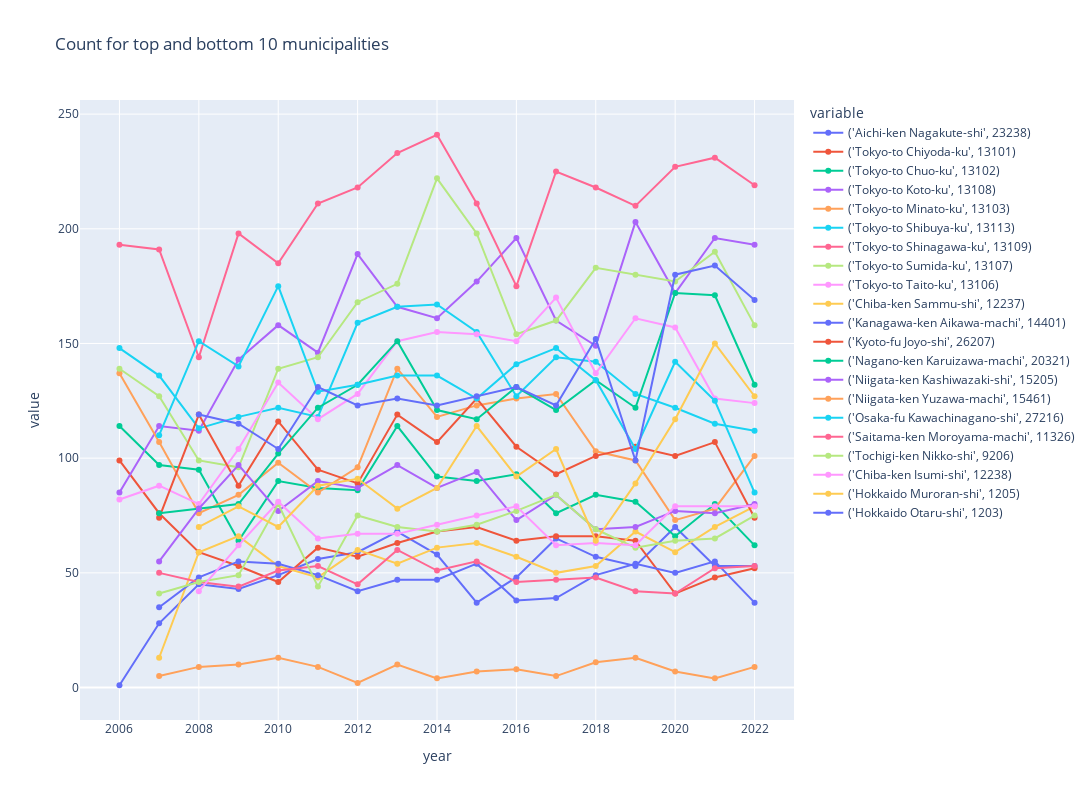

Notebook source saved alongside this figure:
### Code cell
plot_time_series(
    plot_df,
    "count",
    group_by_columns,
    granularity_columns,
    f"Count for top and bottom {return_n} municipalities",
    # visible="legendonly",
)

### Figure 1 — Plotly figure (JSON) as saved in the notebook; plotly's stock layout.template omitted (floating-point values rounded to 4 significant figures)
{"data": [{"hovertemplate": "variable=('Aichi-ken Nagakute-shi', 23238)<br>year=%{x}<br>value=%{y}<extra></extra>", "legendgroup": "('Aichi-ken Nagakute-shi', 23238)", "line": {"color": "#636efa", "dash": "solid"}, "marker": {"symbol": "circle"}, "mode": "lines+markers", "name": "('Aichi-ken Nagakute-shi', 23238)", "orientation": "v", "showlegend": true, "type": "scatter", "x": [2006, 2007, 2008, 2009, 2010, 2011, 2012, 2013, 2014, 2015, 2016, 2017, 2018, 2019, 2020, 2021, 2022], "xaxis": "x", "y": [1, 28, 45, 43, 49, 56, 59, 68, 58, 37, 48, 65, 57, 53, 70, 53, 53], "yaxis": "y"}, {"hovertemplate": "variable=('Tokyo-to Chiyoda-ku', 13101)<br>year=%{x}<br>value=%{y}<extra></extra>", "legendgroup": "('Tokyo-to Chiyoda-ku', 13101)", "line": {"color": "#EF553B", "dash": "solid"}, "marker": {"symbol": "circle"}, "mode": "lines+markers", "name": "('Tokyo-to Chiyoda-ku', 13101)", "orientation": "v", "showlegend": true, "type": "scatter", "x": [2006, 2007, 2008, 2009, 2010, 2011, 2012, 2013, 2014, 2015, 2016, 2017, 2018, 2019, 2020, 2021, 2022], "xaxis": "x", "y": [99, 76, 59, 53, 46, 61, 57, 63, 68, 70, 64, 66, 66, 64, 41, 48, 52], "yaxis": "y"}, {"hovertemplate": "variable=('Tokyo-to Chuo-ku', 13102)<br>year=%{x}<br>value=%{y}<extra></extra>", "legendgroup": "('Tokyo-to Chuo-ku', 13102)", "line": {"color": "#00cc96", "dash": "solid"}, "marker": {"symbol": "circle"}, "mode": "lines+markers", "name": "('Tokyo-to Chuo-ku', 13102)", "orientation": "v", "showlegend": true, "type": "scatter", "x": [2006, 2007, 2008, 2009, 2010, 2011, 2012, 2013, 2014, 2015, 2016, 2017, 2018, 2019, 2020, 2021, 2022], "xaxis": "x", "y": [114, 97, 95, 64, 90, 87, 86, 114, 92, 90, 93, 76, 84, 81, 66, 80, 62], "yaxis": "y"}, {"hovertemplate": "variable=('Tokyo-to Koto-ku', 13108)<br>year=%{x}<br>value=%{y}<extra></extra>", "legendgroup": "('Tokyo-to Koto-ku', 13108)", "line": {"color": "#ab63fa", "dash": "solid"}, "marker": {"symbol": "circle"}, "mode": "lines+markers", "name": "('Tokyo-to Koto-ku', 13108)", "orientation": "v", "showlegend": true, "type": "scatter", "x": [2006, 2007, 2008, 2009, 2010, 2011, 2012, 2013, 2014, 2015, 2016, 2017, 2018, 2019, 2020, 2021, 2022], "xaxis": "x", "y": [85, 114, 112, 143, 158, 146, 189, 166, 161, 177, 196, 160, 149, 203, 172, 196, 193], "yaxis": "y"}, {"hovertemplate": "variable=('Tokyo-to Minato-ku', 13103)<br>year=%{x}<br>value=%{y}<extra></extra>", "legendgroup": "('Tokyo-to Minato-ku', 13103)", "line": {"color": "#FFA15A", "dash": "solid"}, "marker": {"symbol": "circle"}, "mode": "lines+markers", "name": "('Tokyo-to Minato-ku', 13103)", "orientation": "v", "showlegend": true, "type": "scatter", "x": [2006, 2007, 2008, 2009, 2010, 2011, 2012, 2013, 2014, 2015, 2016, 2017, 2018, 2019, 2020, 2021, 2022], "xaxis": "x", "y": [137, 107, 76, 84, 98, 85, 96, 139, 118, 123, 126, 128, 103, 99, 73, 78, 101], "yaxis": "y"}, {"hovertemplate": "variable=('Tokyo-to Shibuya-ku', 13113)<br>year=%{x}<br>value=%{y}<extra></extra>", "legendgroup": "('Tokyo-to Shibuya-ku', 13113)", "line": {"color": "#19d3f3", "dash": "solid"}, "marker": {"symbol": "circle"}, "mode": "lines+markers", "name": "('Tokyo-to Shibuya-ku', 13113)", "orientation": "v", "showlegend": true, "type": "scatter", "x": [2006, 2007, 2008, 2009, 2010, 2011, 2012, 2013, 2014, 2015, 2016, 2017, 2018, 2019, 2020, 2021, 2022], "xaxis": "x", "y": [148, 136, 113, 118, 122, 118, 159, 166, 167, 155, 127, 144, 142, 128, 122, 115, 112], "yaxis": "y"}, {"hovertemplate": "variable=('Tokyo-to Shinagawa-ku', 13109)<br>year=%{x}<br>value=%{y}<extra></extra>", "legendgroup": "('Tokyo-to Shinagawa-ku', 13109)", "line": {"color": "#FF6692", "dash": "solid"}, "marker": {"symbol": "circle"}, "mode": "lines+markers", "name": "('Tokyo-to Shinagawa-ku', 13109)", "orientation": "v", "showlegend": true, "type": "scatter", "x": [2006, 2007, 2008, 2009, 2010, 2011, 2012, 2013, 2014, 2015, 2016, 2017, 2018, 2019, 2020, 2021, 2022], "xaxis": "x", "y": [193, 191, 144, 198, 185, 211, 218, 233, 241, 211, 175, 225, 218, 210, 227, 231, 219], "yaxis": "y"}, {"hovertemplate": "variable=('Tokyo-to Sumida-ku', 13107)<br>year=%{x}<br>value=%{y}<extra></extra>", "legendgroup": "('Tokyo-to Sumida-ku', 13107)", "line": {"color": "#B6E880", "dash": "solid"}, "marker": {"symbol": "circle"}, "mode": "lines+markers", "name": "('Tokyo-to Sumida-ku', 13107)", "orientation": "v", "showlegend": true, "type": "scatter", "x": [2006, 2007, 2008, 2009, 2010, 2011, 2012, 2013, 2014, 2015, 2016, 2017, 2018, 2019, 2020, 2021, 2022], "xaxis": "x", "y": [139, 127, 99, 96, 139, 144, 168, 176, 222, 198, 154, 160, 183, 180, 177, 190, 158], "yaxis": "y"}, {"hovertemplate": "variable=('Tokyo-to Taito-ku', 13106)<br>year=%{x}<br>value=%{y}<extra></extra>", "legendgroup": "('Tokyo-to Taito-ku', 13106)", "line": {"color": "#FF97FF", "dash": "solid"}, "marker": {"symbol": "circle"}, "mode": "lines+markers", "name": "('Tokyo-to Taito-ku', 13106)", "orientation": "v", "showlegend": true, "type": "scatter", "x": [2006, 2007, 2008, 2009, 2010, 2011, 2012, 2013, 2014, 2015, 2016, 2017, 2018, 2019, 2020, 2021, 2022], "xaxis": "x", "y": [82, 88, 80, 104, 133, 117, 128, 151, 155, 154, 151, 170, 137, 161, 157, 126, 124], "yaxis": "y"}, {"hovertemplate": "variable=('Chiba-ken Sammu-shi', 12237)<br>year=%{x}<br>value=%{y}<extra></extra>", "legendgroup": "('Chiba-ken Sammu-shi', 12237)", "line": {"color": "#FECB52", "dash": "solid"}, "marker": {"symbol": "circle"}, "mode": "lines+markers", "name": "('Chiba-ken Sammu-shi', 12237)", "orientation": "v", "showlegend": true, "type": "scatter", "x": [2006, 2007, 2008, 2009, 2010, 2011, 2012, 2013, 2014, 2015, 2016, 2017, 2018, 2019, 2020, 2021, 2022], "xaxis": "x", "y": [null, 13, 59, 66, 53, 48, 60, 54, 61, 63, 57, 50, 53, 68, 59, 70, 79], "yaxis": "y"}, {"hovertemplate": "variable=('Kanagawa-ken Aikawa-machi', 14401)<br>year=%{x}<br>value=%{y}<extra></extra>", "legendgroup": "('Kanagawa-ken Aikawa-machi', 14401)", "line": {"color": "#636efa", "dash": "solid"}, "marker": {"symbol": "circle"}, "mode": "lines+markers", "name": "('Kanagawa-ken Aikawa-machi', 14401)", "orientation": "v", "showlegend": true, "type": "scatter", "x": [2006, 2007, 2008, 2009, 2010, 2011, 2012, 2013, 2014, 2015, 2016, 2017, 2018, 2019, 2020, 2021, 2022], "xaxis": "x", "y": [null, 35, 48, 55, 54, 49, 42, 47, 47, 54, 38, 39, 49, 54, 50, 55, 37], "yaxis": "y"}, {"hovertemplate": "variable=('Kyoto-fu Joyo-shi', 26207)<br>year=%{x}<br>value=%{y}<extra></extra>", "legendgroup": "('Kyoto-fu Joyo-shi', 26207)", "line": {"color": "#EF553B", "dash": "solid"}, "marker": {"symbol": "circle"}, "mode": "lines+markers", "name": "('Kyoto-fu Joyo-shi', 26207)", "orientation": "v", "showlegend": true, "type": "scatter", "x": [2006, 2007, 2008, 2009, 2010, 2011, 2012, 2013, 2014, 2015, 2016, 2017, 2018, 2019, 2020, 2021, 2022], "xaxis": "x", "y": [null, 74, 119, 88, 116, 95, 89, 119, 107, 126, 105, 93, 101, 105, 101, 107, 74], "yaxis": "y"}, {"hovertemplate": "variable=('Nagano-ken Karuizawa-machi', 20321)<br>year=%{x}<br>value=%{y}<extra></extra>", "legendgroup": "('Nagano-ken Karuizawa-machi', 20321)", "line": {"color": "#00cc96", "dash": "solid"}, "marker": {"symbol": "circle"}, "mode": "lines+markers", "name": "('Nagano-ken Karuizawa-machi', 20321)", "orientation": "v", "showlegend": true, "type": "scatter", "x": [2006, 2007, 2008, 2009, 2010, 2011, 2012, 2013, 2014, 2015, 2016, 2017, 2018, 2019, 2020, 2021, 2022], "xaxis": "x", "y": [null, 76, 78, 80, 102, 122, 132, 151, 121, 117, 131, 121, 134, 122, 172, 171, 132], "yaxis": "y"}, {"hovertemplate": "variable=('Niigata-ken Kashiwazaki-shi', 15205)<br>year=%{x}<br>value=%{y}<extra></extra>", "legendgroup": "('Niigata-ken Kashiwazaki-shi', 15205)", "line": {"color": "#ab63fa", "dash": "solid"}, "marker": {"symbol": "circle"}, "mode": "lines+markers", "name": "('Niigata-ken Kashiwazaki-shi', 15205)", "orientation": "v", "showlegend": true, "type": "scatter", "x": [2006, 2007, 2008, 2009, 2010, 2011, 2012, 2013, 2014, 2015, 2016, 2017, 2018, 2019, 2020, 2021, 2022], "xaxis": "x", "y": [null, 55, 78, 97, 77, 90, 87, 97, 87, 94, 73, 84, 69, 70, 77, 76, 80], "yaxis": "y"}, {"hovertemplate": "variable=('Niigata-ken Yuzawa-machi', 15461)<br>year=%{x}<br>value=%{y}<extra></extra>", "legendgroup": "('Niigata-ken Yuzawa-machi', 15461)", "line": {"color": "#FFA15A", "dash": "solid"}, "marker": {"symbol": "circle"}, "mode": "lines+markers", "name": "('Niigata-ken Yuzawa-machi', 15461)", "orientation": "v", "showlegend": true, "type": "scatter", "x": [2006, 2007, 2008, 2009, 2010, 2011, 2012, 2013, 2014, 2015, 2016, 2017, 2018, 2019, 2020, 2021, 2022], "xaxis": "x", "y": [null, 5, 9, 10, 13, 9, 2, 10, 4, 7, 8, 5, 11, 13, 7, 4, 9], "yaxis": "y"}, {"hovertemplate": "variable=('Osaka-fu Kawachinagano-shi', 27216)<br>year=%{x}<br>value=%{y}<extra></extra>", "legendgroup": "('Osaka-fu Kawachinagano-shi', 27216)", "line": {"color": "#19d3f3", "dash": "solid"}, "marker": {"symbol": "circle"}, "mode": "lines+markers", "name": "('Osaka-fu Kawachinagano-shi', 27216)", "orientation": "v", "showlegend": true, "type": "scatter", "x": [2006, 2007, 2008, 2009, 2010, 2011, 2012, 2013, 2014, 2015, 2016, 2017, 2018, 2019, 2020, 2021, 2022], "xaxis": "x", "y": [null, 110, 151, 140, 175, 129, 132, 136, 136, 126, 141, 148, 134, 104, 142, 125, 85], "yaxis": "y"}, {"hovertemplate": "variable=('Saitama-ken Moroyama-machi', 11326)<br>year=%{x}<br>value=%{y}<extra></extra>", "legendgroup": "('Saitama-ken Moroyama-machi', 11326)", "line": {"color": "#FF6692", "dash": "solid"}, "marker": {"symbol": "circle"}, "mode": "lines+markers", "name": "('Saitama-ken Moroyama-machi', 11326)", "orientation": "v", "showlegend": true, "type": "scatter", "x": [2006, 2007, 2008, 2009, 2010, 2011, 2012, 2013, 2014, 2015, 2016, 2017, 2018, 2019, 2020, 2021, 2022], "xaxis": "x", "y": [null, 50, 46, 44, 51, 53, 45, 60, 51, 55, 46, 47, 48, 42, 41, 52, 53], "yaxis": "y"}, {"hovertemplate": "variable=('Tochigi-ken Nikko-shi', 9206)<br>year=%{x}<br>value=%{y}<extra></extra>", "legendgroup": "('Tochigi-ken Nikko-shi', 9206)", "line": {"color": "#B6E880", "dash": "solid"}, "marker": {"symbol": "circle"}, "mode": "lines+markers", "name": "('Tochigi-ken Nikko-shi', 9206)", "orientation": "v", "showlegend": true, "type": "scatter", "x": [2006, 2007, 2008, 2009, 2010, 2011, 2012, 2013, 2014, 2015, 2016, 2017, 2018, 2019, 2020, 2021, 2022], "xaxis": "x", "y": [null, 41, 46, 49, 80, 44, 75, 70, 68, 71, 77, 84, 69, 61, 64, 65, 75], "yaxis": "y"}, {"hovertemplate": "variable=('Chiba-ken Isumi-shi', 12238)<br>year=%{x}<br>value=%{y}<extra></extra>", "legendgroup": "('Chiba-ken Isumi-shi', 12238)", "line": {"color": "#FF97FF", "dash": "solid"}, "marker": {"symbol": "circle"}, "mode": "lines+markers", "name": "('Chiba-ken Isumi-shi', 12238)", "orientation": "v", "showlegend": true, "type": "scatter", "x": [2006, 2007, 2008, 2009, 2010, 2011, 2012, 2013, 2014, 2015, 2016, 2017, 2018, 2019, 2020, 2021, 2022], "xaxis": "x", "y": [null, null, 42, 62, 81, 65, 67, 67, 71, 75, 79, 62, 63, 62, 79, 79, 79], "yaxis": "y"}, {"hovertemplate": "variable=('Hokkaido Muroran-shi', 1205)<br>year=%{x}<br>value=%{y}<extra></extra>", "legendgroup": "('Hokkaido Muroran-shi', 1205)", "line": {"color": "#FECB52", "dash": "solid"}, "marker": {"symbol": "circle"}, "mode": "lines+markers", "name": "('Hokkaido Muroran-shi', 1205)", "orientation": "v", "showlegend": true, "type": "scatter", "x": [2006, 2007, 2008, 2009, 2010, 2011, 2012, 2013, 2014, 2015, 2016, 2017, 2018, 2019, 2020, 2021, 2022], "xaxis": "x", "y": [null, null, 70, 79, 70, 88, 91, 78, 87, 114, 92, 104, 64, 89, 117, 150, 127], "yaxis": "y"}, {"hovertemplate": "variable=('Hokkaido Otaru-shi', 1203)<br>year=%{x}<br>value=%{y}<extra></extra>", "legendgroup": "('Hokkaido Otaru-shi', 1203)", "line": {"color": "#636efa", "dash": "solid"}, "marker": {"symbol": "circle"}, "mode": "lines+markers", "name": "('Hokkaido Otaru-shi', 1203)", "orientation": "v", "showlegend": true, "type": "scatter", "x": [2006, 2007, 2008, 2009, 2010, 2011, 2012, 2013, 2014, 2015, 2016, 2017, 2018, 2019, 2020, 2021, 2022], "xaxis": "x", "y": [null, null, 119, 115, 104, 131, 123, 126, 123, 127, 131, 123, 152, 99, 180, 184, 169], "yaxis": "y"}], "layout": {"autosize": false, "height": 800, "hovermode": "closest", "legend": {"title": {"text": "variable"}, "tracegroupgap": 0}, "title": {"text": "Count for top and bottom 10 municipalities"}, "width": 1600, "xaxis": {"anchor": "y", "domain": [0, 1], "title": {"text": "year"}}, "yaxis": {"anchor": "x", "domain": [0, 1], "title": {"text": "value"}}}}
